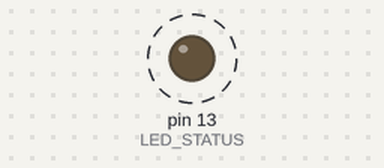
A sketch run on a simulated Arduino Uno, built with avr-gcc and run on an emulated ATmega328P. On the bench: output pins drawn as LEDs (lit = HIGH). Dashed ring = blinking. What the sketch prints to the serial monitor is not drawn.

Above: at 16.5 s.
Timing chart, 0 to 18.9 s (numbered marks = the images above):
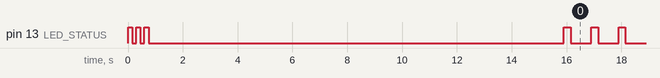

Measured:
- by itself, pin 13 (LED_STATUS): goes LOW 0.15 s, HIGH 0.15 s, LOW 0.15 s, HIGH 0.15 s, LOW 15.1 s, 114 × (HIGH 0.25 s, LOW 0.75 s), then HIGH

The sketch:

PruebafinalCOM_Led_UNO_A7670E.ino
```cpp
#define LED_STATUS 13

bool modemOK = false;

void blink(int times, int onMs, int offMs) {
  for (int i = 0; i < times; i++) {
    digitalWrite(LED_STATUS, HIGH);
    delay(onMs);
    digitalWrite(LED_STATUS, LOW);
    delay(offMs);
  }
}

void clearSerial() {
  while (Serial.available()) {
    Serial.read();
  }
}

bool waitForText(const char* expected, unsigned long timeoutMs) {
  String response = "";
  unsigned long start = millis();

  while (millis() - start < timeoutMs) {
    while (Serial.available()) {
      char c = Serial.read();
      response += c;

      if (response.indexOf(expected) >= 0) {
        return true;
      }
    }
  }

  return false;
}

bool sendATWaitOK(const char* cmd, unsigned long timeoutMs) {
  clearSerial();
  Serial.println(cmd);
  return waitForText("OK", timeoutMs);
}

void setup() {
  pinMode(LED_STATUS, OUTPUT);

  blink(3, 150, 150);

  Serial.begin(9600);

  delay(10000);

  modemOK = sendATWaitOK("AT", 5000);

  if (modemOK) {
    digitalWrite(LED_STATUS, HIGH);
  } else {
    digitalWrite(LED_STATUS, LOW);
  }
}

void loop() {
  if (!modemOK) {
    blink(1, 250, 750);
  }
}
```
